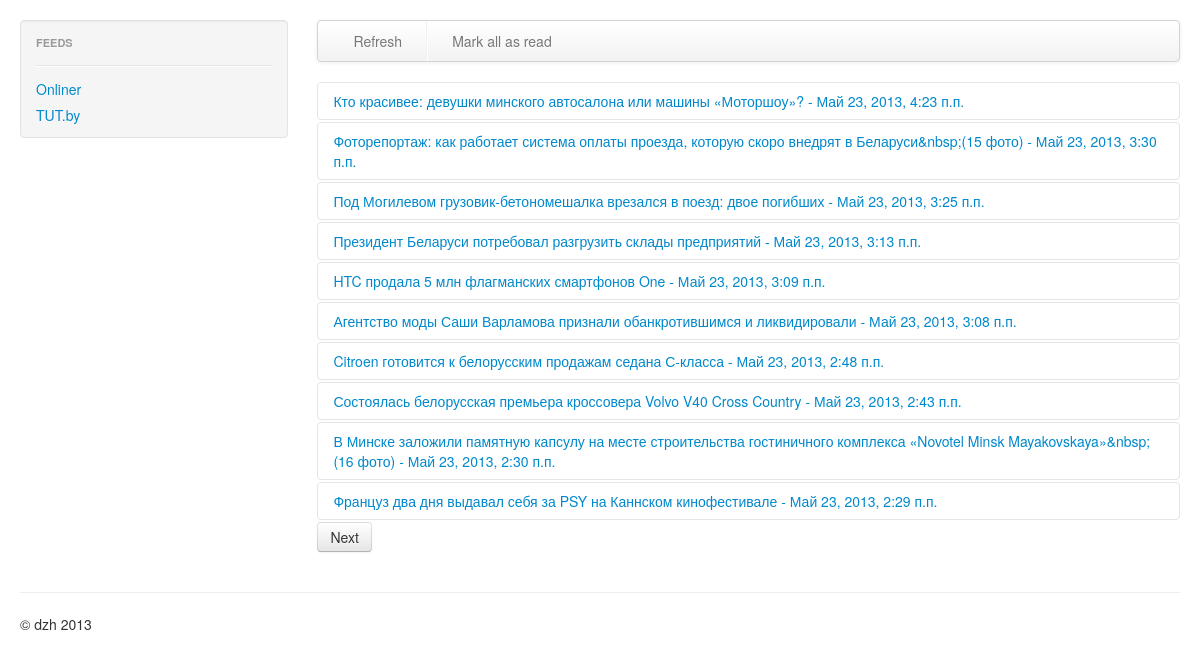
The page /reader/feeds/1/page on the database its author committed.
### reader/models.py (models this page shows, shortened)
class Feed(models.Model):
	name = models.CharField(max_length=255)
	link = models.URLField(max_length=255)

class NewsLine(models.Model):
	feed = models.ForeignKey(Feed)
	published = models.DateTimeField()
	title = models.CharField(max_length=255)
	summary = models.TextField()
	link_id = models.CharField(max_length=255)
	class Meta:
		unique_together = ('feed', 'link_id')

### reader/views.py (the view)
# urls.py: url(r'^feeds/(?P<pk>\d+)/page(?P<page>\d+)?$', views.NewsLineView.as_view(), name='feed_news'),
class NewsLineView(ListView):
	model = NewsLine
	paginate_by = 10
	def get_queryset(self):
		cnt = 1000
		return NewsLine.objects.filter(feed__exact=self.kwargs['pk']).order_by('-published')[:cnt]

### reader/templatetags/showfeeds.py (called while the page is built)
@register.inclusion_tag('reader/reader_feeds.html')
def show_feeds():
	feeds = Feed.objects.all()
	return { 'feeds': feeds }

### reader/templates/reader/newsline_list.html (shortened to what this page needs)
{% extends "base.html" %}
{% block content %}
{% for item in object_list %}
<div class="accordion-group">
	<div class="accordion-heading">
		<a class="accordion-toggle" data-toggle="collapse" data-parent="#news" href="#item{{ item.id }}">{{ item.title }} - {{ item.published }}</a>
	</div>
</div>
{% endfor %}
<div>
	{% if page_obj.has_next %}
	<a href="page{{ page_obj.next_page_number }}">
	<button id="btn_nextnews" type="button" class="btn">Next</button>
	</a>
	{% endif %}
</div>
{% endblock %}

### templates/base.html (shortened to what this page needs)
{% load staticfiles %}
{% load showfeeds %}
<!DOCTYPE HTML PUBLIC "-//W3C//DTD HTML 4.01//EN"
    "http://www.w3.org/TR/html4/strict.dtd">
<html>
  <head>
    <link href="{% static 'css/bootstrap.min.css' %}" rel="stylesheet">
    <link href="{% static 'css/bootstrap-responsive.min.css' %}" rel="stylesheet">
  </head>
  <body>
    <div class="container-fluid">
      <div class="row-fluid">
        <div class="span3">
          <div class="well sidebar-nav">
            {% show_feeds %}
          </div>
        </div>
        <div class="span9">
          <div class="navbar">
          	<div class="navbar-inner">
          		<ul class="nav">
          			<li id="btn_refresh"><a href="page">Refresh</a></li>
          			<li class="divider-vertical"></li>
          			<li id="btn_markasread"><a href="#">Mark all as read</a></li>
          		</ul>
          	</div>
          </div>
          <div id="news" class="accordion">
            {% block content %}
            {% endblock %}
          </div>
        </div>
      </div>
      <hr>
      <footer>
        <p>&copy; dzh 2013</p>
      </footer>
    </div>
  </body>
</html>

### reader/templates/reader/reader_feeds.html
<ul class="nav nav-list">
	<li class="nav-header">Feeds</li>
	<li class="divider"></li>
	{% for item in feeds %}
	<li><a href="{% url 'feed_news' item.id %}">{{ item.name }}</a></li>
	{% endfor %}
</ul>

### templates/base.html (style rules this page uses)
body { padding-top: 20px; padding-bottom: 40px; }
.sidebar-nav { padding: 9px 0; }

### rows shown on the page
Feed: name "Onliner"
Feed: name "TUT.by"
NewsLine: title "Кто красивее: девушки минского автосалона или машины «Моторшоу»?", published "Май 23, 2013, 4:23 п.п."
NewsLine: title "Фоторепортаж: как работает система оплаты проезда, которую скоро внедрят в Беларуси&nbsp;(15 фото)", published "Май 23, 2013, 3:30 п.п."
NewsLine: title "Под Могилевом грузовик-бетономешалка врезался в поезд: двое погибших", published "Май 23, 2013, 3:25 п.п."
NewsLine: title "Президент Беларуси потребовал разгрузить склады предприятий", published "Май 23, 2013, 3:13 п.п."
NewsLine: title "HTC продала 5 млн флагманских смартфонов One", published "Май 23, 2013, 3:09 п.п."
NewsLine: title "Агентство моды Саши Варламова признали обанкротившимся и ликвидировали", published "Май 23, 2013, 3:08 п.п."
NewsLine: title "Citroen готовится к белорусским продажам седана С-класса", published "Май 23, 2013, 2:48 п.п."
NewsLine: title "Состоялась белорусская премьера кроссовера Volvo V40 Cross Country", published "Май 23, 2013, 2:43 п.п."
NewsLine: title "В Минске заложили памятную капсулу на месте строительства гостиничного комплекса «Novotel Minsk Mayakovskaya»&nbsp;(16 фото)", published "Май 23, 2013, 2:30 п.п."
NewsLine: title "Француз два дня выдавал себя за PSY на Каннском кинофестивале", published "Май 23, 2013, 2:29 п.п."
